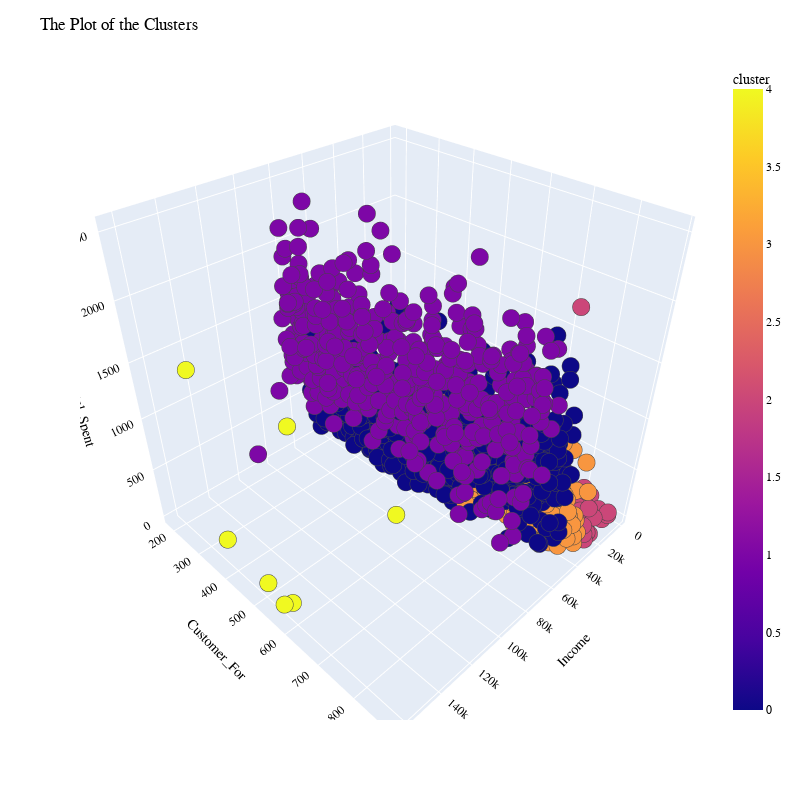

The notebook cell this image was saved under:
### Markdown cell above
Assessment of clusters distribution in 3D space

### Code cell
# Create a colormap
mycolormap = ["#F57C00", "#1976D2", "#E53935", "#43A047", "#8E24AA"]
 
# Create a custom color sequence for the clusters
color_sequence = px.colors.qualitative.Plotly[:len(campaign_data['cluster'].unique())]
colormap = mycolormap
 
fig = px.scatter_3d(campaign_data, x='Income', y='Customer_For', z='Total_Spent',
                    color='cluster', color_discrete_map=colormap,
                    opacity=1, height=800, width=800)
 
fig.update_traces(marker=dict(size=6, line=dict(width=1)), selector=dict(mode='markers'))
 
fig.update_layout(scene=dict(xaxis_title='Income', xaxis_title_font=dict(color='black'),
                             yaxis_title='Customer_For', yaxis_title_font=dict(color='black'),
                             zaxis_title='Total_Spent', zaxis_title_font=dict(color='black')),
                  title='The Plot of the Clusters',
                  font=dict(family="Gilroy", color='black', size=12))
 
fig.show()

### Figure 1 — Plotly figure (JSON) as saved in the notebook; plotly's stock layout.template omitted (floating-point values rounded to 4 significant figures; data arrays with more than 128 entries replaced by an {"elided": "..."} marker saying what was removed)
{"data": [{"hovertemplate": "Income=%{x}<br>Customer_For=%{y}<br>Total_Spent=%{z}<br>cluster=%{marker.color}<extra></extra>", "legendgroup": "", "marker": {"color": {"elided": "2212 int values"}, "coloraxis": "coloraxis", "line": {"width": 1}, "opacity": 1, "size": 6, "symbol": "circle"}, "mode": "markers", "name": "", "scene": "scene", "showlegend": false, "type": "scatter3d", "x": {"elided": "2212 int values"}, "y": {"elided": "2212 int values"}, "z": {"elided": "2212 int values"}}], "layout": {"coloraxis": {"colorbar": {"title": {"text": "cluster"}}, "colorscale": [[0, "#0d0887"], [0.1111, "#46039f"], [0.2222, "#7201a8"], [0.3333, "#9c179e"], [0.4444, "#bd3786"], [0.5556, "#d8576b"], [0.6667, "#ed7953"], [0.7778, "#fb9f3a"], [0.8889, "#fdca26"], [1, "#f0f921"]]}, "font": {"color": "black", "family": "Gilroy", "size": 12}, "height": 800, "legend": {"tracegroupgap": 0}, "margin": {"t": 60}, "scene": {"domain": {"x": [0, 1], "y": [0, 1]}, "xaxis": {"title": {"font": {"color": "black"}, "text": "Income"}}, "yaxis": {"title": {"font": {"color": "black"}, "text": "Customer_For"}}, "zaxis": {"title": {"font": {"color": "black"}, "text": "Total_Spent"}}}, "title": {"text": "The Plot of the Clusters"}, "width": 800}}
